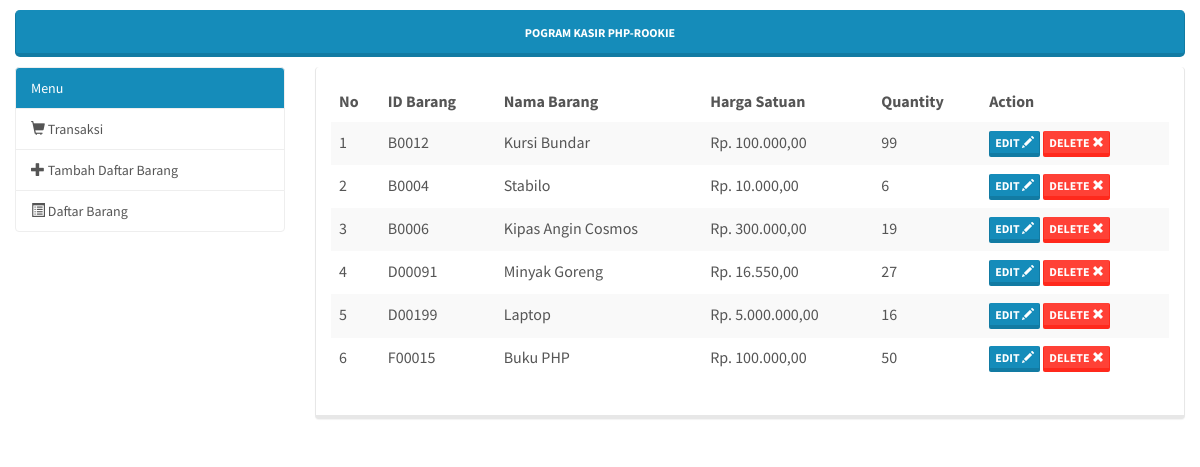
The app's page /index.php/pengaturan/daftar_barang with its own data.
### tables this page shows
CREATE TABLE `tb_barang` (
  `id` int(10) NOT NULL,
  `id_barang` varchar(10) NOT NULL,
  `nama_barang` varchar(30) NOT NULL,
  `harga_satuan` int(10) NOT NULL,
  `quantity` int(5) NOT NULL
);

### application/controllers/Pengaturan.php (called while the page is built, shortened)
<?php
class pengaturan extends CI_Controller{
  public function __construct()
  {
    $this->load->model('setting_db');
  }
  public function daftar_barang(){
    $query = $this->db->get('tb_barang');
    $data['data_barang'] = $query->result();
    $this->load->view('header');
    $this->load->view('daftarbarang',$data);
    $this->load->view('footer');
  }
}

### index.php (called while the page is built, shortened)
<?php
require_once BASEPATH.'core/CodeIgniter.php';

### application/views/daftarbarang.php (the view, shortened to what this page needs)
<div class="container-fluid">
  <div class="row">
    <div class="col-md-12" id="kasirheader"><h5><a href="<?=base_url();?>" class="btn btn-primary btn-lg btn-block">Pogram Kasir PHP-Rookie</a></h5></div>
  </div>
	<div class="row">
		<div class="col-md-3">
      <?php $this->load->view('menu'); ?>
</div>
		<div class="col-md-9">
      <div class="panel panel-default">
        <div class="panel-body">
          <table class="table table-striped table-hover ">
            <thead>
              <tr>
                <th>No</th>
                <th>ID Barang</th>
                <th>Nama Barang</th>
                <th>Harga Satuan</th>
                <th>Quantity</th>
                <th>Action</th>
              </tr>
            </thead>
            <tbody>
              <?php
              $no = 1;
              foreach ($data_barang as $barang) {
                ?>
                <tr>
                  <td><?=$no++;?></td>
                  <td><?=$barang->id_barang;?></td>
                  <td><?=$barang->nama_barang;?></td>
                  <td><?="Rp." . " " . number_format($barang->harga_satuan,2,',','.');?></td>
                  <td><?=$barang->quantity;?></td>
                  <th>
                    <a href="<?=base_url('pengaturan/edit_barang/') . $barang->id;?>" class="btn btn-primary btn-xs" onclick="return confirm('Yakin Akan Di Edit ?')">Edit <span class="glyphicon glyphicon-pencil"></span> </a>
                    <a href="<?=base_url('pengaturan/delete_barang/') . $barang->id;?>" class="btn btn-danger btn-xs" onclick="return confirm('Yakin Akan Di Hapus ?')">Delete <span class="glyphicon glyphicon-remove"></span></a>
                  </th>
                </tr>
                <?php
              }
              ?>
            </tbody>
          </table>
        </div>
      </div>
    </div>
	</div>
</div>

### application/views/header.php (shortened to what this page needs)
<html lang="en">
  <head>
    <link rel="stylesheet" href="<?=base_url('asset/css/bootstrap.min.css')?>">
    <link rel="stylesheet" href="<?=base_url('asset/css/mycss.css')?>">
    <link href="<?=base_url('asset/chosen/chosen.css');?>" rel="stylesheet" type="text/css">
  </head>
  <body>

### application/views/menu.php
<div class="list-group">
<a class="list-group-item active">Menu</a>
<a href="<?=base_url();?>" class="list-group-item"><span class="glyphicon glyphicon-shopping-cart"></span> Transaksi</a>
<a href="<?=base_url('link/geturi/tambah_daftar');?>" class="list-group-item"><span class="glyphicon glyphicon-plus"></span> Tambah Daftar Barang</a>
<a href="<?=base_url('pengaturan/daftar_barang');?>" class="list-group-item"><span class="glyphicon glyphicon-list-alt"></span> Daftar Barang</a>
</div>

### application/views/footer.php (shortened to what this page needs)
  </body>
</html>

### asset/css/mycss.css (style rules this page uses)
body { margin: 0px; }
#kasirheader { text-align: center; }

### records on screen
tb_barang: id_barang "B0012", nama_barang "Kursi Bundar", harga_satuan "100.000,00", quantity "99"
tb_barang: id_barang "B0004", nama_barang "Stabilo", harga_satuan "10.000,00", quantity "6"
tb_barang: id_barang "B0006", nama_barang "Kipas Angin Cosmos", harga_satuan "300.000,00", quantity "19"
tb_barang: id_barang "D00091", nama_barang "Minyak Goreng", harga_satuan "16.550,00", quantity "27"
tb_barang: id_barang "D00199", nama_barang "Laptop", harga_satuan "5.000.000,00", quantity "16"
tb_barang: id_barang "F00015", nama_barang "Buku PHP", harga_satuan "100.000,00", quantity "50"
